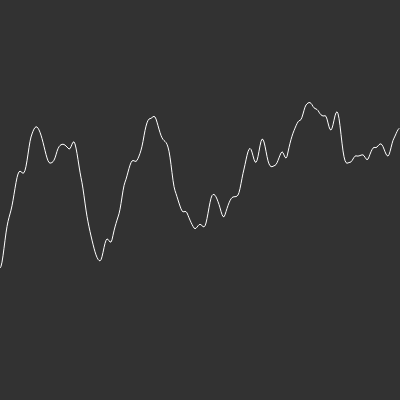
Frame 1 (no input)
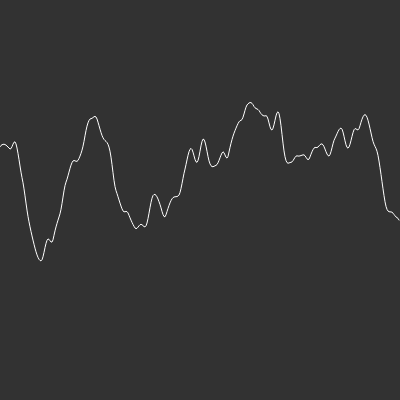
Frame 60 (no input)
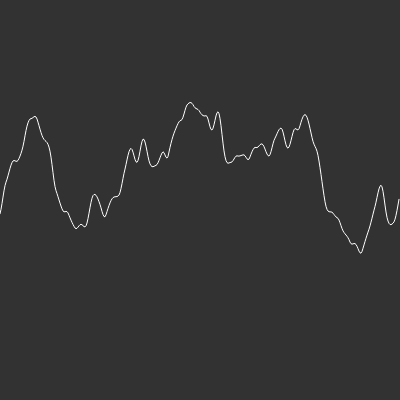
Frame 120 (the mouse pressed at the canvas centre since frame 60)

The p5.js sketch that drew these frames (run headless with seeded random() and noise() and a simulated clock; from frame 60 on, the mouse is pressed at the canvas centre):

// p5.js sketch
// ── sketch.js
var xoff = 0;
var inc = 0.02
var start = 0;

function setup() {
  createCanvas(400, 400);
}

function draw() {
  background(50);
  stroke(255);
  noFill();
  beginShape();
  xoff = start;
  for (var x = 0; x<width; x++) {
    stroke(255);
    var y = noise(xoff) * height;
    vertex(x, y);
    
    xoff += inc;
  }
  start += inc;
  endShape();
  //noLoop();
}
